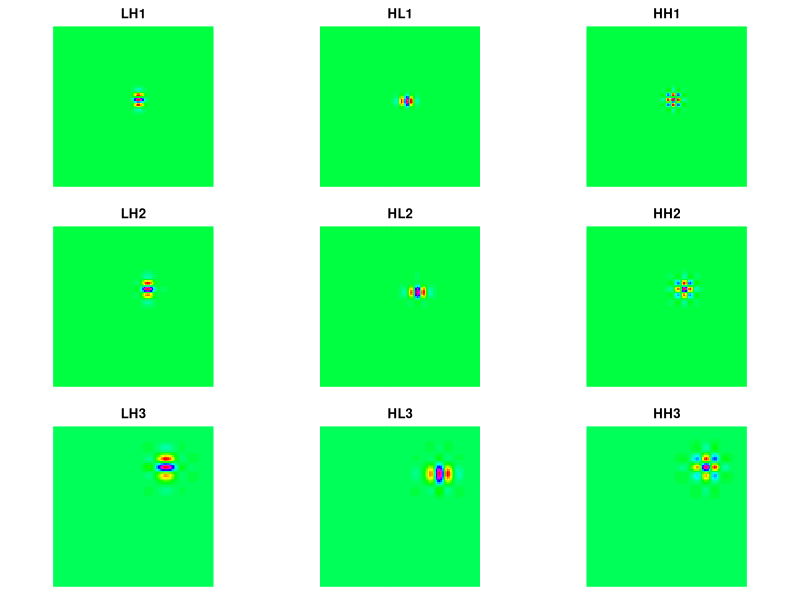
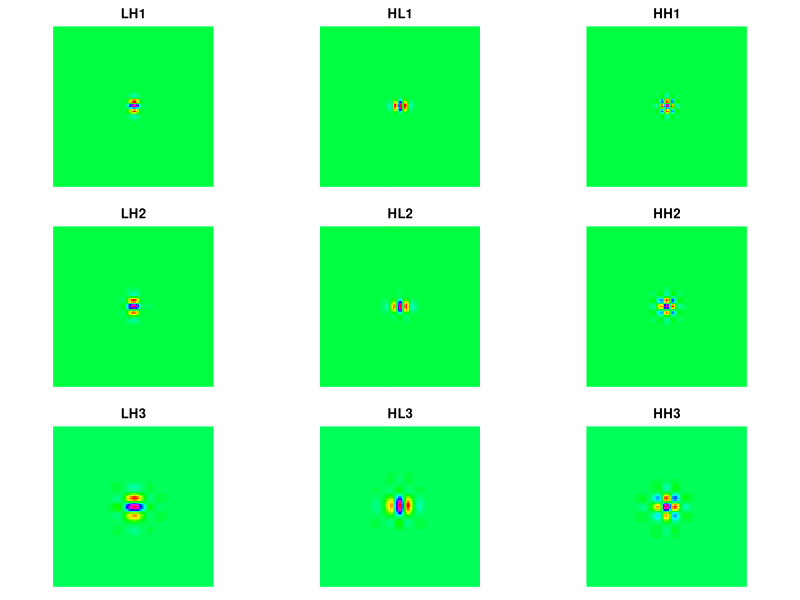

Here is the R script that generated these plots, in order:
library(waveslim)


### Name: shift.2d
### Title: Circularly Shift Matrices from a 2D MODWT
### Aliases: shift.2d
### Keywords: ts

### ** Examples

n <- 512
G1 <- G2 <- dnorm(seq(-n/4, n/4, length=n))
G <- 100 * zapsmall(outer(G1, G2))
G <- modwt.2d(G, wf="la8", J=6)
k <- 50
xr <- yr <- trunc(n/2) + (-k:k)
par(mfrow=c(3,3), mar=c(1,1,2,1), pty="s")
for (j in names(G)[1:9]) {
  image(G[[j]][xr,yr], col=rainbow(64), axes=FALSE, main=j)
}
Gs <- shift.2d(G)
for (j in names(G)[1:9]) {
  image(Gs[[j]][xr,yr], col=rainbow(64), axes=FALSE, main=j)
}
